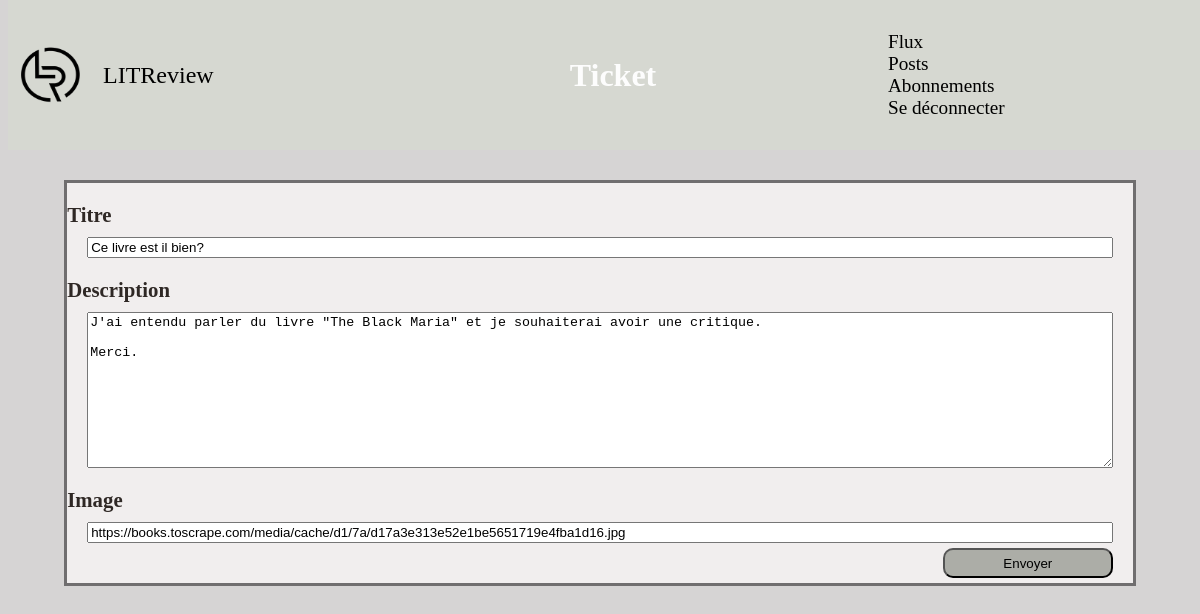
/ticket/1 (signed in), run on the app's committed database.
### review/models.py (models this page shows)
class Ticket(models.Model):
    title = models.CharField(max_length=128)
    description = models.TextField(max_length=2048, blank=True)
    user = models.ForeignKey(
        to=settings.AUTH_USER_MODEL, on_delete=models.CASCADE)
    image = models.URLField(null=True, blank=True)
    time_created = models.DateTimeField(auto_now_add=True)

### review/views.py (the view)
# urls.py: path('ticket/', views.ticket, name='ticket'),
def ticket(request, id_ticket=None):
    if request.user.is_authenticated:
        instance_ticket = service_get_instance(
            request,
            Ticket,
            id_ticket
        )
        if instance_ticket is False:
            return redirect('feed')
        if request.method == 'POST':
            ticket_form = service_save_ticket(
                request,
                instance_ticket
            )
            if ticket_form.is_valid():
                if id_ticket is not None:
                    return redirect('posts')
                return redirect('feed')
        else:
            ticket_form = TicketForm(instance=instance_ticket)
        return render(
            request,
            "review/ticket.html",
            {'ticket_form': ticket_form}
        )
    return redirect('userlogin')

### review/forms.py (shortened to what this page needs)
class TicketForm(forms.ModelForm):
    class Meta:
        model = Ticket
        fields = ['title', 'description', 'image']
        widgets = {
            'title': forms.TextInput(
                attrs={
                    'class': 'ticket_body__form__form'
                }
            ),
            'description': forms.Textarea(
                attrs={
                    'class': 'ticket_body__form__form'
                }
            ),
            'image': forms.TextInput(
                attrs={
                    'class': 'ticket_body__form__form',
                    'placeholder': "facultatif, lien URL uniquement."
                }
            )
        }

### review/services.py (called while the page is built)
def service_get_instance(
    request,
    model,
    id_model,
    review=False
):
    if id_model is not None:
        if model == Review:
            try:
                instance = Review.objects.get(ticket=id_model)
                if review and instance.user != request.user:
                    instance = False
            except Review.DoesNotExist:
                instance = None
        else:
            instance = get_object_or_404(
                model,
                pk=id_model
            )
            if review is False and instance.user != request.user:
                instance = False
    else:
        instance = None
    return instance

### review/templates/review/ticket.html (shortened to what this page needs)
{% extends 'review/base.html' %}
{% block header_page %}
    <div class="header_page">
        <span class="header_page__title">Ticket</span>
    </div>
{% endblock %}
{% block content %}
    <div class="ticket_body">
        {% if not ticket_form.instance.id  %}
            <form method="post" action="{% url 'ticket' %}" class="ticket_body__form">
        {% else %}
            <form method="post" action="{% url 'ticket' id_ticket=ticket_form.instance.id %}" class="ticket_body__form">
        {% endif %}
                <p class="ticket_body__form__title">Titre</p>
                {{ ticket_form.title }}
                <p class="ticket_body__form__title">Description</p>
                {{ ticket_form.description }}
                <p class="ticket_body__form__title">Image</p>
                {{ ticket_form.image }}
                <div class="ticket_body__form__validate">
                    <button type="submit" class="btn">Envoyer</button>
                </div>
            </form>
    </div>
{% endblock %}

### review/static/review/style.css (style rules this page uses)
body { background-color: rgb(214, 212, 212); }
.header_page { width: 30% }
.header_page { display: flex; flex-direction: column; align-items: center; justify-content: center; width: 30%; }
.header_page__title { color: rgb(253, 253, 253); font-weight: bold; font-size: 3em; text-align: center; width: 100% }
.btn { background-color: rgb(172, 173, 167); display: inline; border-radius: 10px; }
.ticket_body { display: block; background-color: rgb(241, 238, 238); margin-left: auto; margin-right: auto; border: 1mm solid rgba(27, 25, 27, 0.6); width: 90% }
.ticket_body__form { display: flex; flex-direction: column; }
.ticket_body__form__title { color:rgb(47, 40, 37); font-weight: bold; font-size: 1.3em; margin-top: 20px; margin-bottom: 10px; }
.ticket_body__form__form { margin-left: 20px; margin-right: 20px; }
.ticket_body__form__validate { width: 100%; display: flex; align-items: center; justify-content: flex-end; height:40px; }
.ticket_body__form__validate .btn { margin-right: 20px; height:30px; width: 170px; }
@media screen and (max-width: 1280px) { .header_page__title { font-size: 2em; } }

### data on the page
Ticket: title "Ce livre est il bien?", description "J'ai entendu parler du livre \"The Black Maria\" et je souhaiterai avoir une critique. Merci.", image "https://books.toscrape.com/media/cache/d1/7a/d17a3e313e52e1be5651719e4fba1d16.jpg"
